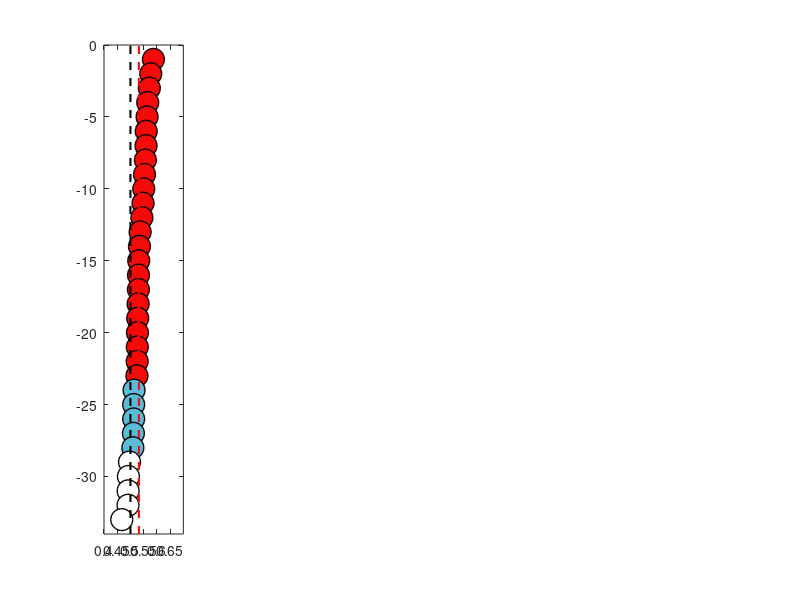

This chart was generated by the following MATLAB code: (Note: this script raises an error after producing the figure.)
clear
addpath('data')
addpath('utils')
load figure_table

x_arix=1:1:29;
c1=[245,10,10]./255;
c2=[91,188,214]./255;
c3=[217,217,217]./255;
%c3=[168 187 218]./255;
sz=250;
Linewidth=1;
N=size(table_DS,2)/2;
figure('Color',[1 1 1])

for i=1:N
[~,I]=sort(table_DS(:,2*i-1),1,"descend");
table_DS(:,2*i-1:2*i)=table_DS(I,2*i-1:2*i);
markets_name_sort{i}=markets_name(I);
end



for i=1:N
    
    subplot(1,N,i)
    hold on
    for j=1:33

        if  table_DS(j,2*i-1)<0.5
        h1=scatter(table_DS(j,2*i-1),-j,sz,'MarkerEdgeColor',[0,0,0],'MarkerFaceColor',[1 1 1],'LineWidth',Linewidth);
        end
        if table_DS(j,2*i)>0.1 && table_DS(j,2*i-1)>=0.5
        h2=scatter(table_DS(j,2*i-1),-j,sz,'MarkerEdgeColor',[0,0,0],'MarkerFaceColor',c2,'LineWidth',Linewidth);
        end
        if table_DS(j,2*i)<0.1 && table_DS(j,2*i-1)>=0.5
        h3 =scatter(table_DS(j,2*i-1),-j,sz,'MarkerEdgeColor',[0,0,0],'MarkerFaceColor',c1,'LineWidth',Linewidth);
        end
      end
  % grid on 
   set(subplot(1,N,i),'GridColor','k','GridAlpha',0.15);
   axis([0.4,0.7,-34,0])
    box on 
    ylim=get(gca,'ylim'); 
    a1=mean(table_DS(:,2*i-1));
    plot([a1,a1],ylim,'LineWidth',1.5,'LineStyle','--','Color',c1);
    hold on
    plot([0.5,0.5],ylim,'LineWidth',1.5,'LineStyle','--','Color',[0 0 0]);
    ax=get(gca);
    ax_position=ax.Position;
    annotation('rectangle',[ax_position(1),ax_position(2)+ax_position(4),ax_position(3),0.05],'FaceColor',c3);
    annotation('textbox',[ax_position(1),ax_position(2)+ax_position(4),ax_position(3),0.05],'String',['h=',num2str(i)], ...
    HorizontalAlignment='center',VerticalAlignment='middle',FontSize=13,LineWidth=1,FontWeight='bold');

      
        set(gca,'YTick',-33:1:-1);
        set(gca,'XTick',[0.45,0.5,0.55,0.6,0.65]);
        set(gca,'YTicklabel',[flipud(markets_name_sort{i});{""}],'FontSize',10,'FontWeight','bold')
        set(gca,'tickdir','out')
        set(gca,'ticklength',[0 0])
   
    box off
    ax2 = axes('Position',get(gca,'Position'),...
           'XAxisLocation','top',...
           'YAxisLocation','right',...
           'Color','none',...
           'XColor','k','YColor','k');
   set(ax2,'YTick', []);
   set(ax2,'XTick', []);
     set(ax2,'LineWidth', 1.2);
   box on


end
legend([h3,h2,h1],{'Significantly higher than 50%','Higher than 50% but not significant','Lower than 50%'}, ...
    "Box","off","FontSize",13,"Orientation","horizontal",'Location','south','FontWeight','bold')



